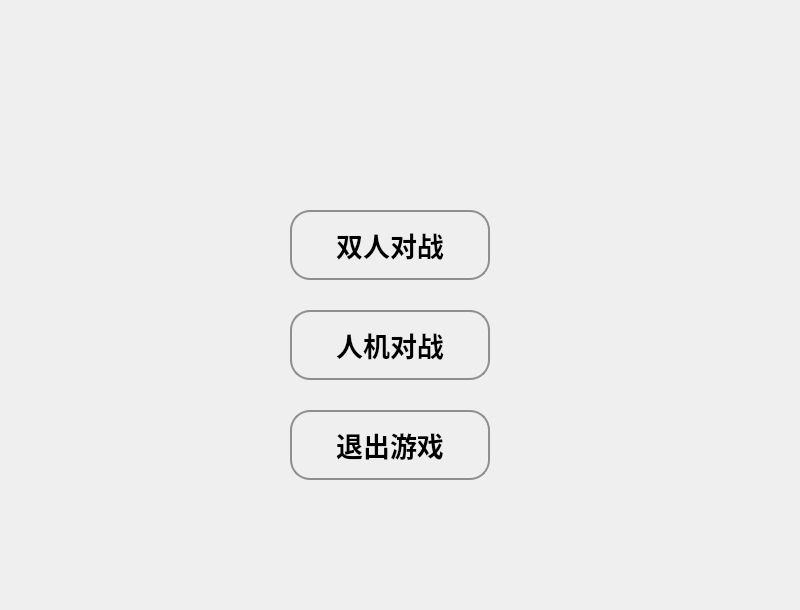
<?xml version="1.0" encoding="UTF-8"?>
<ui version="4.0">
 <class>MainWindow</class>
 <widget class="QMainWindow" name="MainWindow">
  <property name="geometry">
   <rect>
    <x>0</x>
    <y>0</y>
    <width>800</width>
    <height>610</height>
   </rect>
  </property>
  <property name="minimumSize">
   <size>
    <width>800</width>
    <height>610</height>
   </size>
  </property>
  <property name="maximumSize">
   <size>
    <width>800</width>
    <height>610</height>
   </size>
  </property>
  <property name="baseSize">
   <size>
    <width>800</width>
    <height>600</height>
   </size>
  </property>
  <property name="windowTitle">
   <string>RicardoGoBang</string>
  </property>
  <property name="styleSheet">
   <string notr="true"/>
  </property>
  <widget class="QWidget" name="centralWidget">
   <widget class="QPushButton" name="btnPVP">
    <property name="geometry">
     <rect>
      <x>290</x>
      <y>210</y>
      <width>200</width>
      <height>70</height>
     </rect>
    </property>
    <property name="baseSize">
     <size>
      <width>200</width>
      <height>70</height>
     </size>
    </property>
    <property name="font">
     <font>
      <family>Microsoft Sans Serif</family>
      <pointsize>20</pointsize>
      <weight>75</weight>
      <bold>true</bold>
     </font>
    </property>
    <property name="styleSheet">
     <string notr="true">QPushButton {
         border: 2px solid #8f8f91;
         border-radius: 20px;
         background-color: qlineargradient(x1: 0, y1: 0, x2: 0, y2: 1,
                                           stop: 0 #00A1F1, stop: 1 #0072C6);
     }
 
     QPushButton:pressed {
         background-color: qlineargradient(x1: 0, y1: 0, x2: 0, y2: 1,
                                           stop: 0 #dadbde, stop: 1 #f6f7fa);
     }
 QPushButton:default {
         border-color: navy; /* 使得按钮显示变得更加突出 */
     }
</string>
    </property>
    <property name="text">
     <string>双人对战</string>
    </property>
   </widget>
   <widget class="QPushButton" name="btnQuit">
    <property name="geometry">
     <rect>
      <x>290</x>
      <y>410</y>
      <width>200</width>
      <height>70</height>
     </rect>
    </property>
    <property name="baseSize">
     <size>
      <width>200</width>
      <height>70</height>
     </size>
    </property>
    <property name="font">
     <font>
      <family>Microsoft Sans Serif</family>
      <pointsize>20</pointsize>
      <weight>75</weight>
      <bold>true</bold>
     </font>
    </property>
    <property name="styleSheet">
     <string notr="true">QPushButton {
         border: 2px solid #8f8f91;
         border-radius: 20px;
         background-color: qlineargradient(x1: 0, y1: 0, x2: 0, y2: 1,
                                           stop: 0 #00A1F1, stop: 1 #0072C6);
     }
 
     QPushButton:pressed {
         background-color: qlineargradient(x1: 0, y1: 0, x2: 0, y2: 1,
                                           stop: 0 #dadbde, stop: 1 #f6f7fa);
     }
 QPushButton:default {
         border-color: navy; /* 使得按钮显示变得更加突出 */
     }
</string>
    </property>
    <property name="text">
     <string>退出游戏</string>
    </property>
   </widget>
   <widget class="QPushButton" name="btnPVM">
    <property name="geometry">
     <rect>
      <x>290</x>
      <y>310</y>
      <width>200</width>
      <height>70</height>
     </rect>
    </property>
    <property name="baseSize">
     <size>
      <width>200</width>
      <height>70</height>
     </size>
    </property>
    <property name="font">
     <font>
      <family>Microsoft Sans Serif</family>
      <pointsize>20</pointsize>
      <weight>75</weight>
      <bold>true</bold>
     </font>
    </property>
    <property name="styleSheet">
     <string notr="true">QPushButton {
         border: 2px solid #8f8f91;
         border-radius: 20px;
         background-color: qlineargradient(x1: 0, y1: 0, x2: 0, y2: 1,
                                           stop: 0 #00A1F1, stop: 1 #0072C6);
     }
 
     QPushButton:pressed {
         background-color: qlineargradient(x1: 0, y1: 0, x2: 0, y2: 1,
                                           stop: 0 #dadbde, stop: 1 #f6f7fa);
     }
 QPushButton:default {
         border-color: navy; /* 使得按钮显示变得更加突出 */
     }
</string>
    </property>
    <property name="text">
     <string>人机对战</string>
    </property>
   </widget>
  </widget>
 </widget>
 <layoutdefault spacing="6" margin="11"/>
 <resources/>
 <connections/>
</ui>
